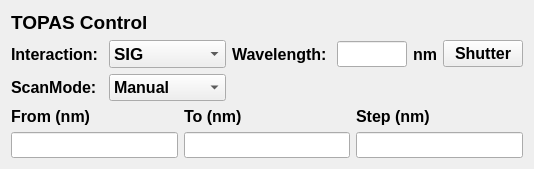
<?xml version="1.0" encoding="UTF-8"?>
<ui version="4.0">
 <class>TOPASDemo</class>
 <widget class="QWidget" name="TOPASDemo">
  <property name="geometry">
   <rect>
    <x>0</x>
    <y>0</y>
    <width>534</width>
    <height>166</height>
   </rect>
  </property>
  <property name="windowTitle">
   <string>T23231P-Demo-7069</string>
  </property>
  <layout class="QGridLayout" name="gridLayout_2">
   <item row="0" column="0" colspan="2">
    <widget class="QLabel" name="label_1">
     <property name="font">
      <font>
       <pointsize>14</pointsize>
       <bold>true</bold>
      </font>
     </property>
     <property name="text">
      <string>TOPAS Control</string>
     </property>
    </widget>
   </item>
   <item row="1" column="0">
    <widget class="QLabel" name="label_2">
     <property name="font">
      <font>
       <pointsize>12</pointsize>
       <bold>true</bold>
      </font>
     </property>
     <property name="text">
      <string>Interaction: </string>
     </property>
    </widget>
   </item>
   <item row="1" column="1" colspan="2">
    <widget class="QComboBox" name="comboBox_1">
     <property name="font">
      <font>
       <pointsize>13</pointsize>
       <bold>true</bold>
      </font>
     </property>
     <item>
      <property name="text">
       <string>SIG</string>
      </property>
     </item>
     <item>
      <property name="text">
       <string>IDL</string>
      </property>
     </item>
     <item>
      <property name="text">
       <string>SF-SIG</string>
      </property>
     </item>
     <item>
      <property name="text">
       <string>SF-IDL</string>
      </property>
     </item>
     <item>
      <property name="text">
       <string>SH-SIG</string>
      </property>
     </item>
     <item>
      <property name="text">
       <string>SH-IDL</string>
      </property>
     </item>
     <item>
      <property name="text">
       <string>DF1-SIG</string>
      </property>
     </item>
     <item>
      <property name="text">
       <string>DF2-SIG</string>
      </property>
     </item>
     <item>
      <property name="text">
       <string>SH-SF-SIG</string>
      </property>
     </item>
     <item>
      <property name="text">
       <string>SH-SF-IDL</string>
      </property>
     </item>
     <item>
      <property name="text">
       <string>SH-SH-SIG</string>
      </property>
     </item>
     <item>
      <property name="text">
       <string>SH-SH-IDL</string>
      </property>
     </item>
    </widget>
   </item>
   <item row="1" column="3">
    <widget class="QLabel" name="label_3">
     <property name="font">
      <font>
       <pointsize>12</pointsize>
       <bold>true</bold>
      </font>
     </property>
     <property name="text">
      <string>Wavelength: </string>
     </property>
    </widget>
   </item>
   <item row="1" column="4">
    <widget class="QLineEdit" name="lineEdit_1">
     <property name="font">
      <font>
       <family>Consolas</family>
       <pointsize>11</pointsize>
       <bold>false</bold>
      </font>
     </property>
    </widget>
   </item>
   <item row="1" column="5">
    <widget class="QLabel" name="label_4">
     <property name="font">
      <font>
       <pointsize>12</pointsize>
       <bold>true</bold>
      </font>
     </property>
     <property name="text">
      <string>nm</string>
     </property>
    </widget>
   </item>
   <item row="1" column="6">
    <widget class="QPushButton" name="pushButton">
     <property name="font">
      <font>
       <pointsize>12</pointsize>
       <bold>true</bold>
      </font>
     </property>
     <property name="text">
      <string>Shutter</string>
     </property>
    </widget>
   </item>
   <item row="3" column="0" colspan="7">
    <layout class="QGridLayout" name="gridLayout">
     <item row="0" column="0">
      <widget class="QLabel" name="label_5">
       <property name="font">
        <font>
         <pointsize>12</pointsize>
         <bold>true</bold>
        </font>
       </property>
       <property name="text">
        <string>From (nm)</string>
       </property>
      </widget>
     </item>
     <item row="0" column="1">
      <widget class="QLabel" name="label_6">
       <property name="font">
        <font>
         <pointsize>12</pointsize>
         <bold>true</bold>
        </font>
       </property>
       <property name="text">
        <string>To (nm)</string>
       </property>
      </widget>
     </item>
     <item row="0" column="2">
      <widget class="QLabel" name="label_7">
       <property name="font">
        <font>
         <pointsize>12</pointsize>
         <bold>true</bold>
        </font>
       </property>
       <property name="text">
        <string>Step (nm)</string>
       </property>
      </widget>
     </item>
     <item row="1" column="0">
      <widget class="QLineEdit" name="lineEdit_2">
       <property name="font">
        <font>
         <family>Consolas</family>
         <pointsize>11</pointsize>
         <bold>false</bold>
        </font>
       </property>
      </widget>
     </item>
     <item row="1" column="1">
      <widget class="QLineEdit" name="lineEdit_3">
       <property name="font">
        <font>
         <family>Consolas</family>
         <pointsize>11</pointsize>
         <bold>false</bold>
        </font>
       </property>
      </widget>
     </item>
     <item row="1" column="2">
      <widget class="QLineEdit" name="lineEdit_4">
       <property name="font">
        <font>
         <family>Consolas</family>
         <pointsize>11</pointsize>
         <bold>false</bold>
        </font>
       </property>
      </widget>
     </item>
    </layout>
   </item>
   <item row="2" column="0">
    <widget class="QLabel" name="label_8">
     <property name="font">
      <font>
       <pointsize>12</pointsize>
       <bold>true</bold>
      </font>
     </property>
     <property name="text">
      <string>ScanMode: </string>
     </property>
    </widget>
   </item>
   <item row="2" column="1" colspan="2">
    <widget class="QComboBox" name="comboBox_2">
     <property name="font">
      <font>
       <pointsize>12</pointsize>
       <bold>true</bold>
      </font>
     </property>
     <item>
      <property name="text">
       <string>Manual</string>
      </property>
     </item>
     <item>
      <property name="text">
       <string>Range</string>
      </property>
     </item>
    </widget>
   </item>
  </layout>
 </widget>
 <resources/>
 <connections/>
</ui>
